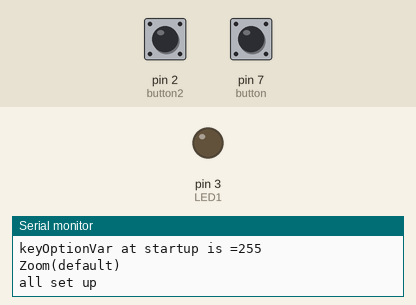
Recording of a sketch running on a simulated SparkFun Pro Micro, built with avr-gcc and run on an emulated ATmega32U4. On the bench: output pins drawn as LEDs (lit = HIGH), the last lines printed to the serial monitor. Dashed ring = blinking. The test bench sets the inputs (shaded band); at power-on: pin 7 (button) HIGH, pin 2 (button2) HIGH. EEPROM starts erased; the audio player accepts every command and is not drawn; USB keyboard and mouse output is not drawn.

Above: at 1.2 s.
1.3 s: pin 7 (button) pulled LOW for 0.15 s
At 2.5 s:
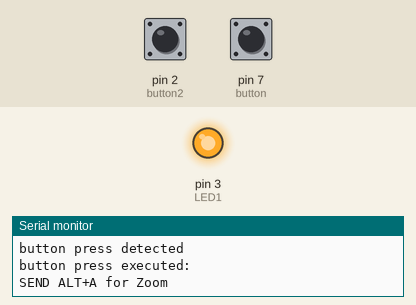
2.9 s: pin 2 (button2) pulled LOW for 0.15 s
At 4.3 s:
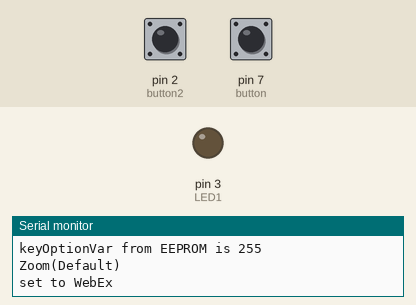
7.6 s: pin 7 (button) pulled LOW for 1 s
At 8.4 s:
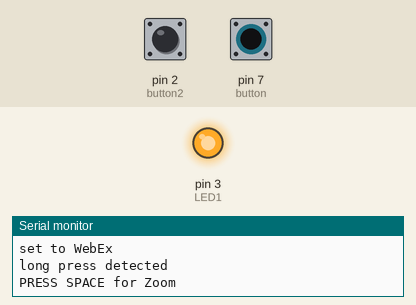
10.1 s: pin 7 (button) pulled LOW for 3.2 s
At 14.5 s:
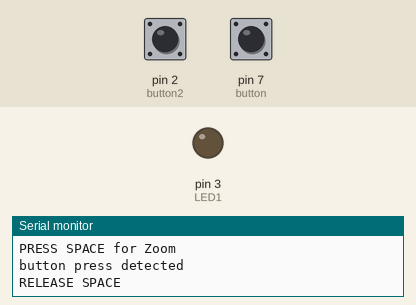
14.8 s: pin 7 (button) pulsed LOW 5 times (0.12 s each, 0.3 s apart)
At 15.07 s:
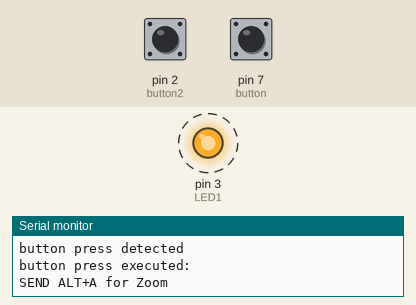
Timing chart, 0 to 17.8 s (numbered marks = the images above; inputs shaded):
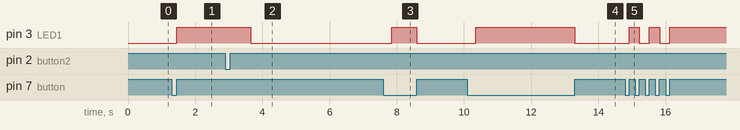

Measured:
- after the input at 1.3 s, pin 3 (LED1): LOW → HIGH after 0.15 s
- after the input at 2.9 s, pin 3 (LED1): HIGH → LOW after 0.76 s
- after the input at 7.6 s, pin 3 (LED1): LOW → HIGH after 0.25 s, → LOW 0.75 s later
- after the input at 10.1 s, pin 3 (LED1): LOW → HIGH after 0.25 s, → LOW 2.9 s later
- after the input at 14.8 s, pin 3 (LED1): alternates HIGH for 0.30 s and LOW for 0.30 s, 5 changes in all, then stays HIGH, starting after 0.12 s

The sketch:

yj_mutebutton.ino
```cpp
/* Code for a how to on PocketPC.ch:
 * DIY: Mute Button für Zoom, WebEx, Jitsi, BigBlueButton etc. selbst gebaut
 * https://www.pocketpc.ch/magazin/tutorial/smart-home-tutorials/diy-mute-button-fuer-zoom-webex-jitsi-bigbluebutton-etc-selbst-gebaut-77105/
 * using an ATMEL ATmega32U4 Arduino Pro Micro (clone) to emulate a USB HID device for mute/unmute video conference software such as Zoom, Jitsi, WebEx, BigBlueButton.
 * Names and trademarks of these apps belong the corresponding owners. This work is not affiliated to the aforesaid firms and/or collectives.
 * It is inspired by the work of others thankfully published at  https://www.instructables.com/Arduino-Dual-Function-Button-Long-PressShort-Press/, https://www.sparkfun.com/tutorials/337, https://github.com/ArminJo/Talkie/ and https://www.arduino.cc/en/Reference/EEPROM
 * Details on how to build this button you may find under the URL mentioned above.
 * This code was written by Yves Jeanrenaud. It is far perfect, not optimised and not following many practices of good coding paradigms due to the lack of time. Feel free to file a pull request if you have time to optimise.
 *
 * v1.5; added speaker to announce chosen key setting
 * v1.4; added EEPROM functions to store the key setting beyond poweoff
 * v1.3; second pushbutton to switch key setting
 * v1.2; added fallover for button delay
 * v1.1; host_is_shut_down to change LED behaviour when USB host is not online - NON FUNCTIONAL
 * v1.0; initial release
 */

int LED1 = 3; //D3 connecting the LED of the pushbutton
int button = 7; //D7 connecting pushbutton; normally open. Cause only 0,1,2,3 and 7 are external interrupts
int button2 = 2; //D2/SDA connecting the second pushbutton; normally open

#define KEY_SPACE 0x20
#define EEADDR 15324

byte keyOptionVar = 153; //bogus value; 0 is webex, 1 is bigbluebutton,2 is jitsi and default is zoom

#include "Keyboard.h"
#include <EEPROM.h>
//#include "USBStatus.h" does not work as expected, yet
#include "Talkie.h"

//voice recordings
const uint8_t bigbluebutton[] PROGMEM = {0x00,0x00,0x00,0x80,0x46,0x16,0xB3,0x23,0x4C,0xB2,0x89,0x65,0xC8,0x29,0x53,0x72,0x2A,0x16,0xA1,0x26,0x8D,0xC1,0xB2,0x84,0x9B,0xD8,0x66,0x82,0x86,0x04,0x6A,0x62,0x8A,0x99,0x0E,0xA0,0xAE,0x5A,0x56,0x0F,0x4F,0xAC,0x80,0x5E,0x94,0x90,0x93,0x0C,0xC9,0xBA,0x5B,0x01,0x00,0x64,0x8B,0x94,0x11,0x16,0xB6,0x48,0xC2,0x9E,0xAB,0x75,0x80,0x41,0x1B,0x7D,0x21,0x56,0x01,0x0E,0x25,0xE4,0xA9,0xA4,0x2B,0x15,0x94,0xC0,0x11,0x92,0x69,0x54,0x51,0x02,0x66,0x38,0x57,0x80,0x03,0x00,0x00,0x14,0x09,0xE7,0x15,0x61,0x8A,0x51,0x22,0xAA,0x88,0x76,0x09,0x23,0x09,0x2F,0xCA,0xDE,0x2E,0x0E,0x25,0x34,0xBB,0x68,0xA5,0x38,0x84,0x81,0x9C,0x1A,0x99,0xB6,0x00,0x08,0x5B,0x75,0x5B,0x78,0x24,0x42,0x6C,0x15,0x25,0x16,0x12,0x07,0xB1,0x5A,0xA6,0x7A,0x78,0x15,0x00,0x00,0x00,0x00,0x00,0x00,0x00,0x00,0x00,0x00,0x00,0x00,0x00,0x78,0x40,0x97,0x61};
const uint8_t zoom[] PROGMEM = {0x00,0x00,0x00,0x00,0x00,0x00,0x00,0x08,0x4D,0x41,0x25,0xBB,0xAC,0x12,0xDE,0x7B,0x8B,0x9A,0x21,0x22,0x42,0x50,0xAB,0xBC,0x02,0xAE,0x8B,0xC0,0x1C,0x0B,0x15,0xB9,0x21,0x01,0x79,0xD3,0xCD,0xA4,0xB8,0x04,0xD8,0xAD,0x0C,0xB7,0xEC,0x72,0x28,0xCB,0x2B,0x23,0x4E,0xC8,0xB0,0x68,0xAB,0x0A,0x4B,0x29,0x06,0x76,0xAC,0xD3,0x0C,0xA7,0x08,0xCC,0xD6,0x10,0x93,0x16,0x62,0xF0,0x5C,0x43,0x9D,0x8A,0x8A,0xC0,0x57,0x36,0x73,0xC9,0x22,0x04,0x9F,0x39,0x23,0x24,0x89,0x10,0x7C,0xE1,0x8C,0x94,0xC4,0x02,0xF0,0x95,0xC2,0xCB,0x32,0x0B,0xC0,0x67,0xB6,0x18,0xC9,0x24,0x00,0x1F,0xAC,0xBA,0xC1,0xB0,0x00,0x7C,0x56,0xE9,0x15,0xCD,0x7C,0xF0,0x3C,0xE0,0x06,0xA6,0xF2,0xC1,0xC9,0x82,0x1A,0x5A,0xC2,0x07,0xAF,0x1B,0x74,0x54,0x0A,0x1F,0xAC,0x5E,0xB0,0x72,0x49,0x02,0xF0,0xBA,0xA1,0x32,0x21,0x0A,0xC0,0xCF,0x80,0x29,0x8B,0x24,0x00,0x3F,0x03,0xBA,0x2C,0xA2,0x10,0xFC,0x0A,0xF4,0x72,0x0C,0x00,0x00,0x00,0x00,0x00,0x00,0x00,0x0F,0xE8,0x32};
const uint8_t jitsi[] PROGMEM = {0x00,0x00,0x00,0x00,0x88,0xAE,0xD2,0xD4,0x22,0x12,0x21,0xAA,0x18,0xE1,0xB0,0x8A,0x82,0x48,0xB0,0xBA,0xBA,0x5C,0x32,0xA2,0xC1,0xAF,0x72,0x55,0xAA,0x26,0x02,0xDA,0x37,0xCB,0x63,0x27,0x31,0x72,0x0A,0x77,0x4F,0x52,0xE2,0x84,0xD9,0xB3,0x32,0x52,0x09,0xB1,0xAB,0x6E,0x67,0x31,0x25,0x24,0x21,0xBA,0x8D,0xA5,0xA4,0x10,0xA7,0x9E,0x54,0xA1,0x6A,0x02,0xE4,0xB6,0x43,0x55,0x0A,0xE2,0xB4,0xC8,0xEC,0x30,0xDB,0x00,0x0C,0x28,0xDA,0x1D,0x81,0x9D,0xB9,0x9A,0x99,0x6D,0xB1,0x36,0x16,0x96,0xEE,0x76,0x0C,0x90,0x55,0xB8,0x01,0x9B,0x08,0xF1,0x08,0x29,0xEE,0x6D,0x3C,0xC4,0x23,0xA4,0x98,0x51,0xF1,0xCA,0xB6,0x94,0x1A,0x22,0x1C,0x7A,0x4A,0x05,0x49,0x8A,0x89,0x9F,0x69,0x11,0xA6,0x21,0x41,0x7E,0xBA,0x99,0x98,0xB9,0x14,0xC4,0xAD,0x40,0x92,0xAB,0x32,0x10,0xB3,0x4B,0x4D,0x08,0xCA,0xC1,0x98,0x2A,0x35,0xCB,0xA8,0x00,0x31,0xBB,0xCC,0x2D,0xA3,0x97,0xA9,0xC8,0x74,0x8F,0x0C,0x00,0x00,0x00,0x00,0x00,0x00,0xF0,0x80,0x2E,0xC3};
const uint8_t webex[] PROGMEM = {0x00,0x00,0x00,0x00,0x00,0x00,0x00,0x00,0x80,0x80,0x65,0x67,0xD0,0xDB,0xD3,0x4F,0x3B,0x36,0x01,0x00,0xE4,0x36,0x15,0xE6,0x1E,0xB5,0x10,0xD8,0x45,0xB8,0x87,0xC7,0x46,0x76,0x63,0xE9,0x91,0x1E,0x1B,0xFD,0x4D,0xB8,0x85,0x7B,0x62,0xE2,0x3A,0x91,0x91,0x66,0xB6,0x94,0x4F,0x56,0xA9,0x99,0x26,0x71,0x01,0x1B,0xE3,0x64,0x36,0xBA,0x85,0x36,0x65,0x44,0x54,0xE1,0x15,0x25,0xA7,0xE6,0x5E,0x45,0x57,0x94,0xAC,0x45,0x78,0x0B,0x69,0x61,0xF0,0x5E,0x61,0x4D,0x56,0xFD,0xC1,0x68,0x9B,0xA6,0x65,0x32,0x14,0xE3,0x1E,0x9A,0x96,0x10,0xD5,0x95,0x5B,0x98,0x27,0x0A,0x60,0xD1,0xE2,0xE6,0x15,0x87,0x81,0xCD,0x4A,0xB2,0x75,0x6C,0x81,0x65,0x1F,0x9E,0x59,0x72,0x46,0x50,0x82,0xA5,0x4D,0xCA,0x1E,0x61,0x72,0x96,0x36,0x4E,0x69,0x84,0xD9,0x4A,0xDA,0x38,0xA4,0x11,0x65,0x2B,0x11,0x9D,0x90,0x5B,0x5C,0x34,0x47,0x78,0x8B,0x76,0x71,0x56,0xAC,0x19,0x15,0x89,0x08,0xDD,0xA9,0xBA,0x65,0x2C,0xC5,0x97,0x59,0x16,0xE1,0x76,0xD2,0xDD,0xD2,0x84,0xB9,0x3B,0x4E,0xEC,0xF0,0x13,0xAE,0x9E,0x38,0x30,0xD3,0x65,0xB8,0x59,0x63,0x07,0x2C,0x93,0xEE,0x80,0xED,0x32,0x02,0x70,0x75,0xA5,0x03,0x5E,0xCC,0x44,0xC0,0x36,0xE1,0x08,0x58,0xA6,0x1C,0x01,0xD3,0xA6,0x23,0x60,0x99,0x0A,0x04,0x2C,0x53,0x09,0x00,0x00,0x00,0x00,0x00,0x00,0x0F,0xE8,0x32};

//create talkie object
Talkie voice(true,true);

//set start values
boolean LED1State = false;

long buttonTimer = 0;
long button2Timer = 0;
long longPressTime = 250;

boolean buttonActive = false;
boolean button2Active = false;
boolean longPressActive = false;

void setup() {
  //init GPIOS we will use
  pinMode(LED1, OUTPUT);
  pinMode(button, INPUT_PULLUP);
  pinMode(button2, INPUT_PULLUP);
  digitalWrite(button, HIGH); //pullup enabled because it is a dumb switch
  digitalWrite(LED1, false);
  digitalWrite(button2, HIGH); //pullup enabled, too

  //now read the key values once from EEPROM
  EEPROM.get(EEADDR,keyOptionVar);
  //debugging
  Serial.begin(9600); //fast enough
  Serial.print("keyOptionVar at startup is ="); Serial.println(keyOptionVar);
  switch (keyOptionVar) { //switch through the values
    case 0:
      Serial.println("WebEx");
      break;
    case 1:
      Serial.println("BigBlueButton");
      break;
    case 2:
      Serial.println("Jitsi");
      break;
    default:
      Serial.println("Zoom(default)");
      break;
  }
  //now start the USB HID keyboard
  Keyboard.begin();
  Serial.println("all set up");
}

void loop() {
  if (digitalRead(button) == LOW) {

    if (buttonActive == false) {

      buttonActive = true;
      buttonTimer = millis();
      delay(100);

    }

    if ((millis() - buttonTimer > longPressTime) && (longPressActive == false)) {
      Serial.println("long press detected");
      longPressActive = true;
      //LED1State = !LED1State; //we do not want to toggle the LED during long press. long press does always light up the LED
      LED1State = true;
      digitalWrite(LED1, LED1State);
      switch (keyOptionVar) {
        case 0:
          Serial.println("PRESS SPACE for WebEx");
          Keyboard.press(KEY_SPACE);
          break;
        case 1:
          Serial.println("BigBlueButton has no push2talk");
          //BBB has no push to talk
          break;
        case 2: //JITSI
          Serial.println("PRESS SPACE for Jitsi");
          Keyboard.press(KEY_SPACE);
          break;
        default: //ZOOM
          Serial.println("PRESS SPACE for Zoom");
          Keyboard.press(KEY_SPACE);
          break;
      }
   }

  } else {

    if (buttonActive == true) {
      Serial.println("button press detected");
      if (longPressActive == true) {
        if (keyOptionVar != 1) { //not BigBlueButton
          Serial.println("RELEASE SPACE");
          Keyboard.release(KEY_SPACE);
        }
        longPressActive = false;
        LED1State = false;
        digitalWrite(LED1, LED1State);
      } else {
        //press action
        Serial.println("button press executed:");

        LED1State = !LED1State;
        digitalWrite(LED1, LED1State);

        switch (keyOptionVar) { //switch through key setting to determine what to do
          case 0:
            Serial.println("SEND CTRL+ALT+M for WebEx");
            Keyboard.press(KEY_LEFT_CTRL);
            Keyboard.press(KEY_LEFT_ALT);
            Keyboard.write('m');
            Keyboard.release(KEY_LEFT_ALT);
            Keyboard.release(KEY_LEFT_CTRL);
            break;
          case 1:
            Serial.println("SEND ALT+SHIFT+M BigBlueButton");
            Keyboard.press(KEY_LEFT_ALT);
            Keyboard.press(KEY_LEFT_SHIFT);
            Keyboard.write('m');
            Keyboard.release(KEY_LEFT_SHIFT);
            Keyboard.release(KEY_LEFT_ALT);
            break;
          case 2: //JITSI
            Serial.println("SEND ALT+M for Jitsi"); //BBB keyboard shortcut would also work because Jitsi ignores the shift key pressed
            Keyboard.press(KEY_LEFT_ALT);
            Keyboard.write('m');
            Keyboard.release(KEY_LEFT_ALT);

            break;
          default: //ZOOM
            Serial.println("SEND ALT+A for Zoom");
            Keyboard.press(KEY_LEFT_ALT);
            Keyboard.write('a');
            Keyboard.release(KEY_LEFT_ALT);
            break;
        }
      }

      buttonActive = false;

    }
  }
  //the second pushbutton selects what key to send and stores this setting in EEPROM
  if (digitalRead(button2) == LOW) {
     if (button2Active == false) {
        button2Active = true;
        delay(100);
     }
     } else {
     if (button2Active == true) {
        Serial.println("button2 press detected");
        //now cicle through the key options we got:Zoom, webEx, BigBlueButton,Jitsi
        EEPROM.get(EEADDR,keyOptionVar);
        Serial.print("keyOptionVar from EEPROM is "); Serial.println(keyOptionVar);
        switch (keyOptionVar) {
          case 0:
            Serial.println("WebEx");
            EEPROM.put(EEADDR,1);
            Serial.println("set to BigBlueButton");
            voice.say(bigbluebutton);
            break;
          case 1:
            Serial.println("BigBlueButton");
            EEPROM.put(EEADDR,2);
            Serial.println("set to Jitsi");
            voice.say(jitsi);
            break;
          case 2:
            Serial.println("Jitsi");
            EEPROM.put(EEADDR,3);
            Serial.println("set to Zoom");
            voice.say(zoom);
            break;
          default:
            Serial.println("Zoom(Default)");
            EEPROM.put(EEADDR,0);
            Serial.println("set to WebEx");
            voice.say(webex);
            break;
        }
        //now reset the led and the button state
        buttonActive = false;
        longPressActive = false;
        LED1State = false;
        digitalWrite(LED1, LED1State);
      }
     button2Active = false;

  }

//kept here for future work
/*  bool host_is_shut_down = USBStatus.isShutDown();
  while (host_is_shut_down ==true) {
     digitalWrite(LED1, (millis() / 1000) % 2);
    }*/
}//end of loop
```
